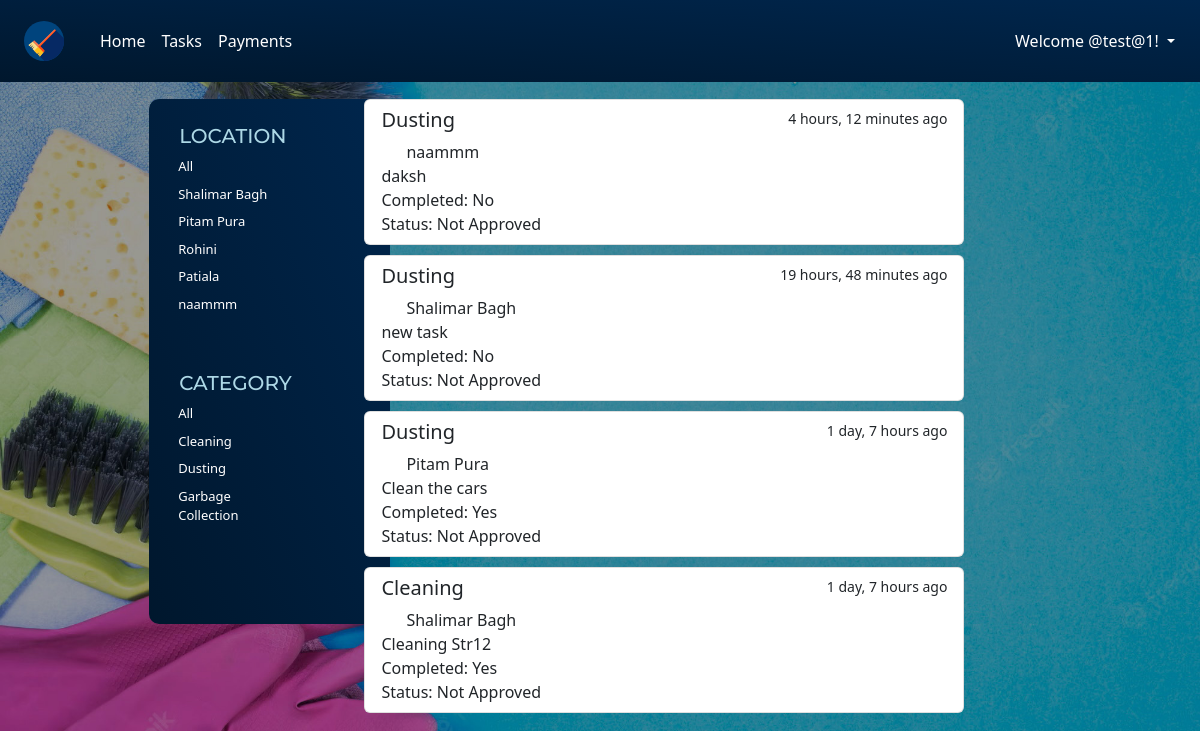
Screenshot of / (signed in) with the database file from the repository.
### base/models.py (models this page shows)
class Location(models.Model):
    name = models.CharField(max_length=100)
    def __str__(self):
        return self.name

class Category(models.Model):
    name = models.CharField(max_length=100)
    def __str__(self):
        return self.name

class Tasks(models.Model):
    name = models.CharField(max_length=100)
    assigned = models.ForeignKey(User,on_delete=models.CASCADE,null=True,blank=True)
    category = models.ForeignKey(Category,on_delete=models.CASCADE)
    location = models.ForeignKey(Location,on_delete=models.CASCADE)
    created = models.DateTimeField(auto_now_add=True)
    completed = models.DateTimeField(null=True, default=None,blank=True)
    approved_time = models.DateTimeField(null=True, default=None,blank=True)
    approved = models.BooleanField(default=False)
    image = models.ImageField(upload_to='task_images',null=True,blank=True)
    def __str__(self):
        return self.name
    class Meta:
        ordering = ['-created']

### base/views.py (the view)
# urls.py: path('',views.home,name="home"),
@login_required(login_url='loginPage')
def home(request):
    q=request.GET.get('q') if request.GET.get('q') != None else ''
    if request.user.is_staff:
        tasks = Tasks.objects.filter(
            Q(location__name__icontains = q) |
            Q(category__name__icontains = q)
        )
    else:
        tasks = request.user.tasks_set.filter(
            Q(location__name__icontains = q) |
            Q(category__name__icontains = q)
        )
    print(tasks)
    location = Location.objects.all()
    category = Category.objects.all()
    context = {'tasks':tasks,'locations':location, "categories":category}
    return render(request,"base/home.html",context)

### base/templates/base/home.html (shortened to what this page needs)
{% extends "main.html" %}
{% load static %}
{% block head %}
<link rel="stylesheet" href="{% static 'styles/home.css' %}">
    {% endblock %}
    {% block content %}
    <br />
    <div class="d-flex">
      <div class="d-flex m-100">
        <nav class="left-box flex-column bg-dark d-inline-block">
          <h3 class="location">LOCATION</h3>
          {% include "base/location_component.html" %}
          <br>
          <br>
          <h3 class="location">CATEGORY</h3>
          {% include "base/Category_component.html" %}
          <br>
        </nav>
      </div>
      <div class="d-flex kush flex-column w-50">
        {% include "base/Task_component.html" %}
      </div>
    </div>
  {% endblock %}

### templates/navbar.html (shortened to what this page needs)
{% load static %}
<section class="bg-nav fixed-top">
  <nav class="navbar navbar-expand-lg rounded ">
    <div class="container-fluid">
      <nav class="navbar">
        <div class="container">
          <a class="navbar-brand" href="{% url 'home' %}">
            <img src="{% static 'images/logo3.svg' %}" alt="Logo" width="40" height="40">
          </a>
        </div>
      </nav>
      <div class="collapse navbar-collapse" id="navbarSupportedContent">
        <ul class="navbar-nav me-auto mb-2 mb-lg-0">
          <li class="nav-item">
            <a class="nav-link active text-white" aria-current="page" href="#"
              >Home</a
            >
          </li>
          <li class="nav-item">
            <a class="nav-link text-white" href="#">Tasks</a>
          </li>
          <li class="nav-item">
            <a class="nav-link text-white" href="#">Payments</a>
          </li>
        </ul>
        <form class="d-flex" role="search">
          <div class="dropdown">
            <button
              class="btn dropdown-toggle text-white"
              type="button"
              data-bs-toggle="dropdown"
              aria-expanded="false"
            >
              Welcome @{{ request.user.username }}!
            </button>
          </div>
        </form>
      </div>
    </div>
  </nav>
  </section>

### base/templates/base/location_component.html
  <a href="{% url 'home' %}" class="nav-link text-white tags">All</a>
{% for location in locations %}
<a href="{% url 'home' %}?q={{ location.name|urlencode }}" class="nav-link text-white tags">{{ location.name }}</a>
{% endfor %}

### base/templates/base/category_component.html
  <a href="{% url 'home' %}" class="nav-link text-white tags">All</a>
{% for category in categories %}
<a href="{% url 'home' %}?q={{ category.name|urlencode }} " class="nav-link text-white tags">{{ category.name }}</a>
{% endfor %}

### base/templates/base/task_component.html
{% load static %}
  {% for task in tasks %}
        {% if request.user.is_staff %}
        <div class="list-group w-100 list task">
          <a
            href="{% url 'taskApprove' task.id %}"
            class="list-group-item list-group-item-action"
            aria-current="true"
          >
            <div class="d-flex w-100 justify-content-between">
              <h5 class="mb-2 font-weight-bold">{{ task.category }}</h5>
              <small>{{task.created|timesince}} ago</small>
            </div>
            <div class="d-flex flex-horizontal ml-0">
              <object
                class="logo"
                data="{% static 'Images/location1.svg' %}"
                width="25"
                height="20"
              ></object>
              <p class="mb-0">{{ task.location }}</p>
            </div>
            <h5 class="font-weight-bold w-2 mb-0">{{ task.name }}</h5>
            {% if task.completed is None %}
            Completed: No <br>
            {% else %}
              Completed: Yes <br>
            {% endif %}
            {% if task.approved is False %}
            <h6 class="leftbox-right font-weight-bold w-2 mb-0 text-red">Status: Not Approved</h6>
            {% else %}
            <h6 class="leftbox-right font-weight-bold mb-0">Status: Approved</h6>
            {% endif %}
            Assigned to- @{{ task.assigned.username}} <br>
          </a>
        </div>
        {% else %}
        <div class="list-group w-100 list task">
          <a
            href="{% url 'taskImage' task.id %}"
            class="list-group-item list-group-item-action"
            aria-current="true"
          >
            <div class="d-flex w-100 justify-content-between">
              <h5 class="mb-2">{{ task.category }}</h5>
              <small>{{task.created|timesince}} ago</small>
            </div>
            <div class="d-flex flex-horizontal ml-0">
              <object
                class="logo"
                data="{% static 'Images/location1.svg' %}"
                width="25"
                height="20"
              ></object>
              <p class="mb-0">{{ task.location }}</p>
            </div>
            {{ task.name }} <br>
            {% if task.completed is None %}
              Completed: No <br>
            {% else %}
              Completed: Yes <br>
            {% endif %}
            {% if task.approved is False %}
              Status: Not Approved    <br>
            {% else %}
              Status: Approved     <br>
            {% endif %}
          </a>
        </div>
        {% endif %}
        {% endfor %}

### static/styles/home.css (style rules this page uses)
body { background-image: url(/Images/background.jpeg); background-image: url(http://127.0.0.1:8000/static/images/background.jpeg); background-repeat: no-repeat; background-size: cover; padding-top: 75px; }
.task { margin-bottom: 10px; }
.bg-nav { background-image: linear-gradient(to top right, #00172d, #00264d); }
.kush { margin-left: 20%; }
.location { font-family: 'Montserrat', sans-serif; margin:auto; padding: 5px; font-size: 20px; color: lightblue; }
.tags { margin:auto; padding: 4px; font-size: 13px; text-decoration: none; }
.left-box { text-align: left; padding: 20px; margin-left: 120%; background-image: linear-gradient(to top right, #00172d, #00264d); height: 100%; padding: 20px 75% 20px 20%; max-height: 525px; border-radius: 10px; }

### rows the page displays
Location: name "Shalimar Bagh"
Location: name "Pitam Pura"
Location: name "Rohini"
Location: name "Patiala"
Location: name "naammm"
Category: name "Cleaning"
Category: name "Dusting"
Category: name "Garbage Collection"
Tasks: category "Dusting", created "4 hours, 12 minutes", location "naammm", name "daksh", shows "Completed: No", approved "Status: Not Approved"
Tasks: category "Dusting", created "19 hours, 48 minutes", location "Shalimar Bagh", name "new task", shows "Completed: No", approved "Status: Not Approved"
Tasks: category "Dusting", created "1 day, 7 hours", location "Pitam Pura", name "Clean the cars", shows "Completed: Yes", approved "Status: Not Approved"
Tasks: category "Cleaning", created "1 day, 7 hours", location "Shalimar Bagh", name "Cleaning Str12", shows "Completed: Yes", approved "Status: Not Approved"

### other values shown
{{ request.user.username }} "test@1"
